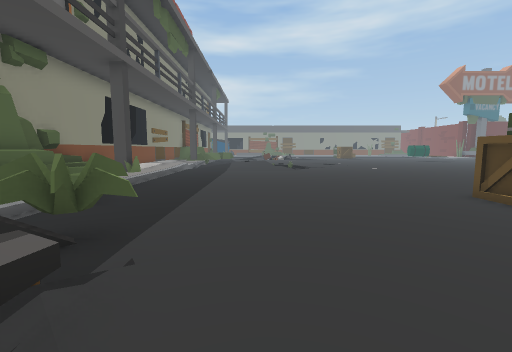
[1] (above)

24 first-person views from a walk through a 3-D level made in the Unity game engine. The camera is 1.2 m above the floor, tilts 6° down and sees 90° across. The floor is counted in squares, 1 m on a side. Each view is taken from the middle of a square. On the plan, view 1 faces up. The plan holds only what a view shows up to about 12 squares ahead; the rest is blank. The place goes on beyond the plan. The player character is not drawn. Some animated figures are not drawn.

[2]
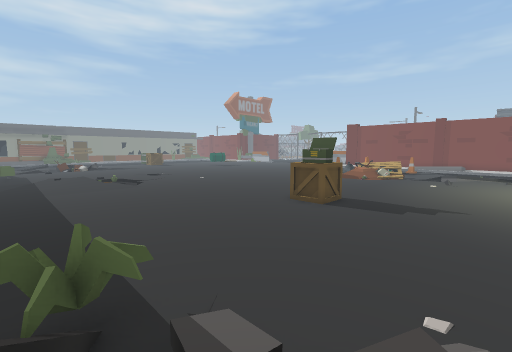

[3]
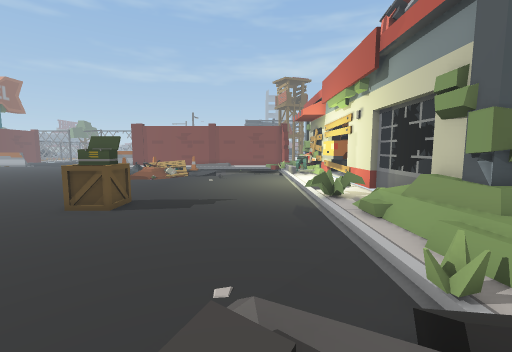

[4]
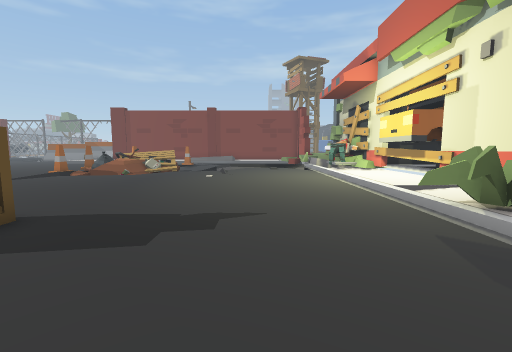

[5]
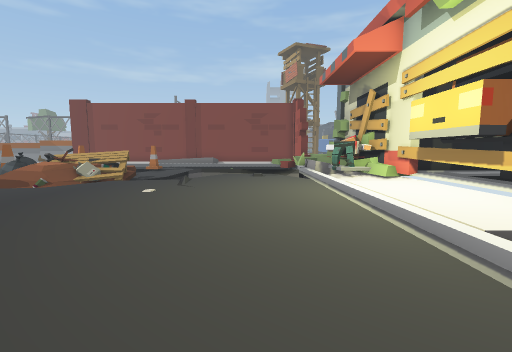

[6]
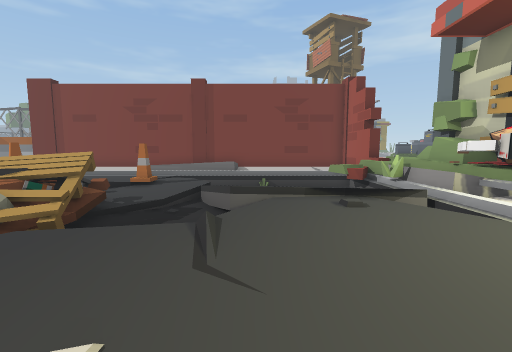

[7]
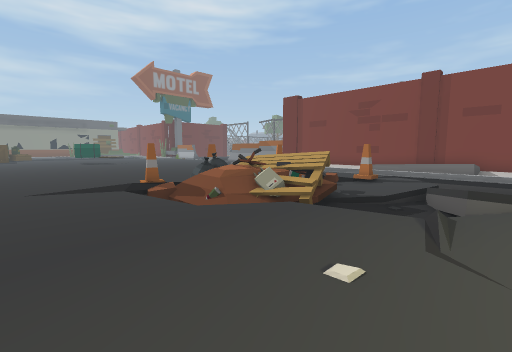

[8]
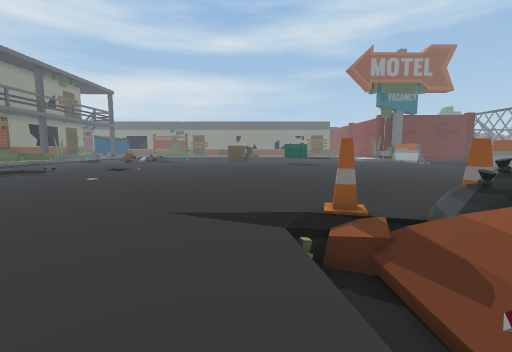

[9]
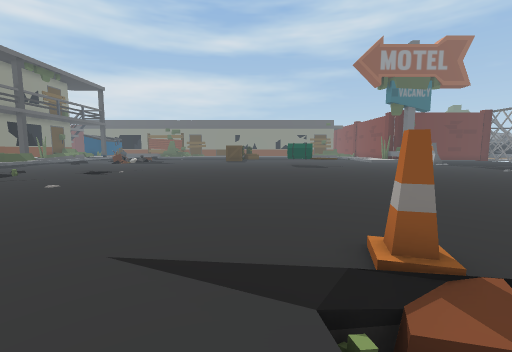

[10]
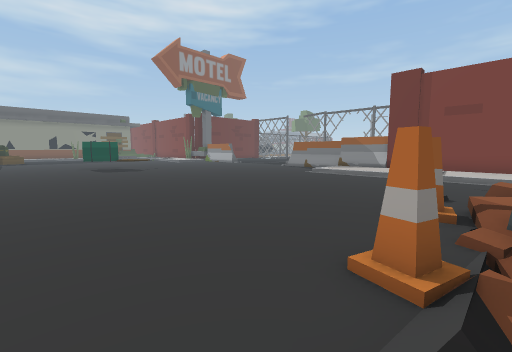

[11]
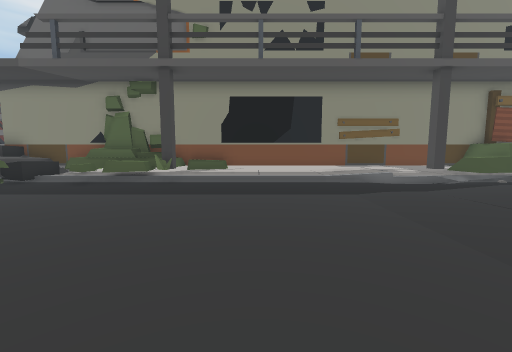

[12]
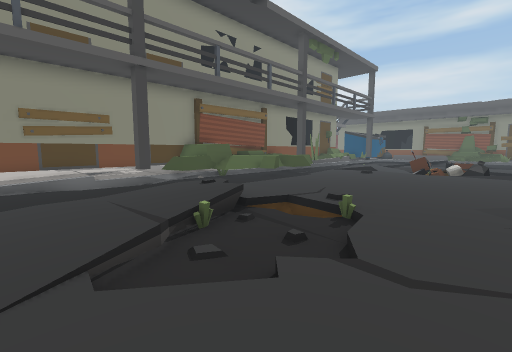

[13]
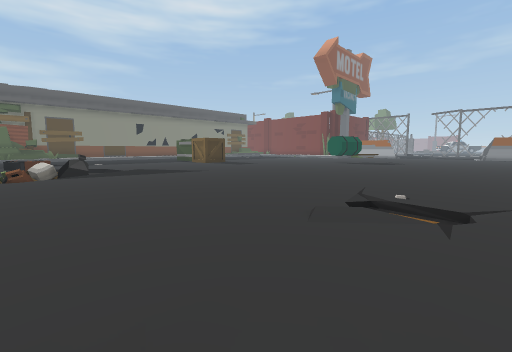

[14]
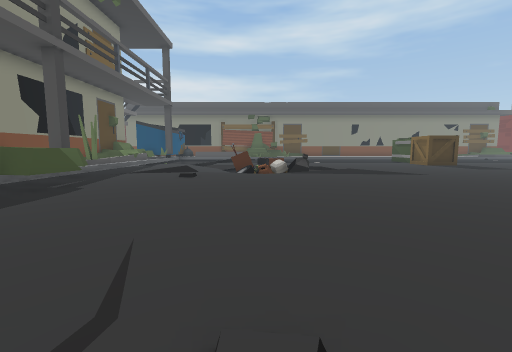

[15]
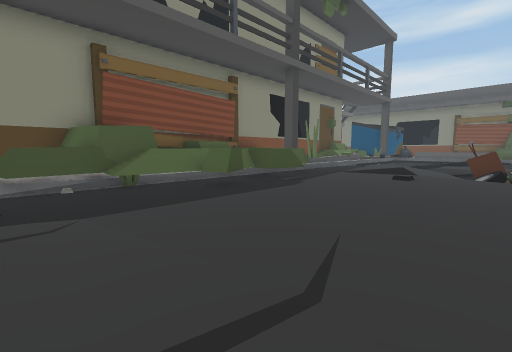

[16]
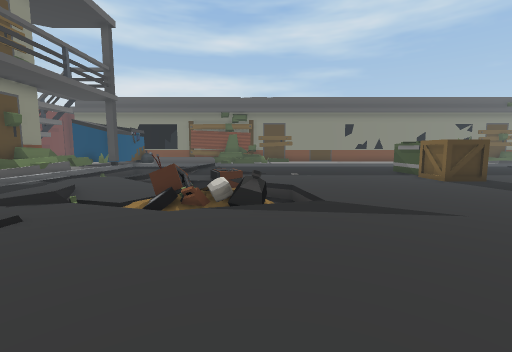

[17]
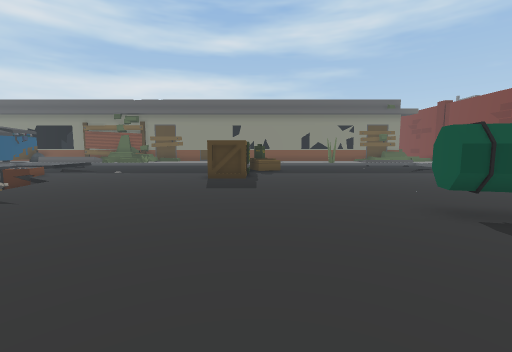

[18]
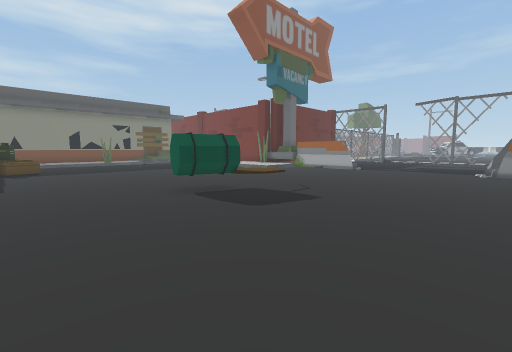

[19]
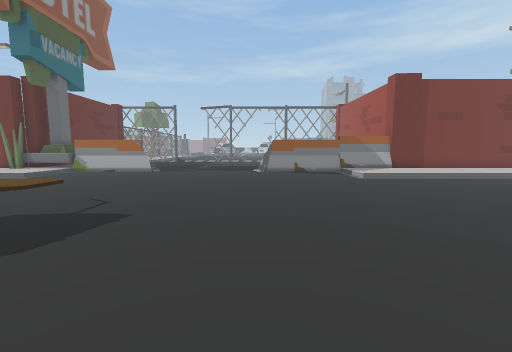

[20]
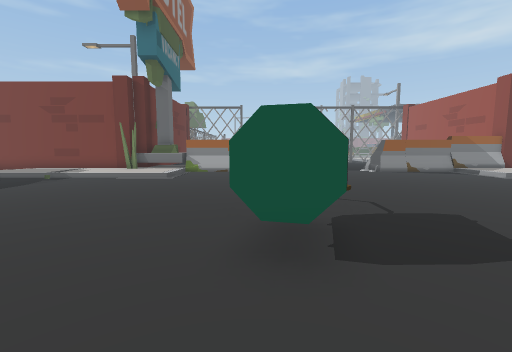

[21]
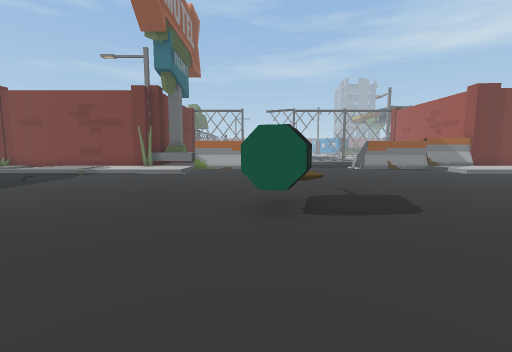

[22]
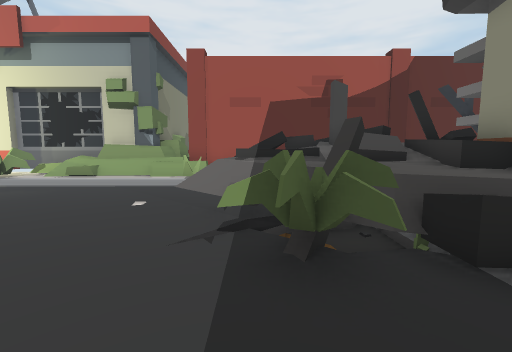

[23]
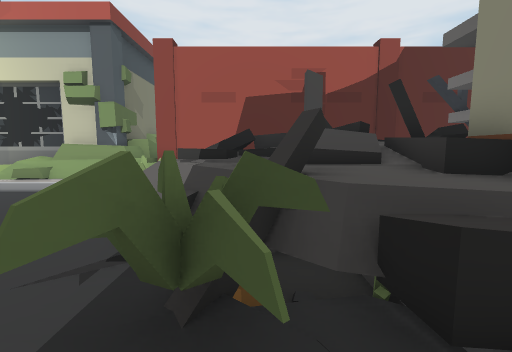

[24]
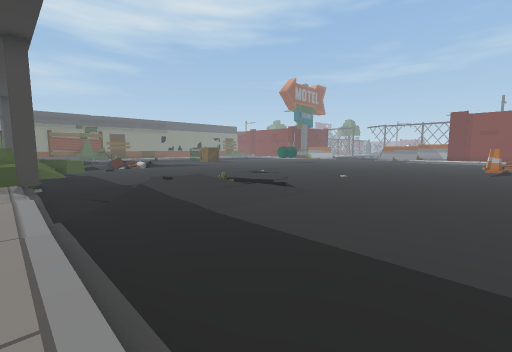

### Floor plan
Key: @ floor where view 1 was taken; # wall or solid block; x gap in a wall; . main floor; : floor 0.25 m higher than the main floor; - floor 0.25 m lower than the main floor; _ floor 0.5 m lower than the main floor; + floor 0.75 m higher than the main floor; / step, stairs or slope; = window, fence, low wall or low ledge; ^ raised ledge; C cone; P pallet; T TV; O other object.
Columns run from 9 left of view 1 to 26 right of it. Each row starts with its distance up from view 1.
 36    #//    .. ........O...    .....
 35    #///// ./ .......OO............::
 34    #//.--/ /T.......OO............::
 33     /..--/  _//...................::
 32   #//..///OO  _...................//
 31   # #.../_ O   .....................
 30   # /.../_     .....................
 29   # //....//////....................
 28    =/^/...................OOO.......
 27    #=./...................OOO.......
 26    #/+=/............................
 25    #/+=.............................
 24    #+/^.............................
 23    #^//.............................
 22    #^/........./....................
 21   ##^=...../...-....................
 20   #:^/....///../....................
 19   #::#..:-=-/.......................
 18   ##:--/::/--/......................
 17    #/-/...///.....................::
 16   ##:/.....//.....................::
 15   #::.............................::
 14   #::.............................::
 13   #::.............................::
 12   #::.........................   . /
 11   #/:....................C.C//....:.
 10   #//................../////:  /..:.
  9   ##/#.................._/ O  C ..
  8    #=...................//  POO ..
  7    #=...........  ....../   PP--..
  6    #=^.........OO......../P.P/--C/
  5    #=..........OO........./ _/--.
  4    #=.=#................../ __///
  3    ##=##..................=__=   //
  2    #+===...................//    //
  1    #/=+//....................
  0    #//+//@...................
 -1    =#////.................../   =
 -2    ###====......#=........//= /===
 -3    = #= #=:::://==..::::///O.O====#
 -4          ++=/// ==:.::::/..OOO==#=#
 -5 ##############+######=###x###O###=
 -6             #####     ## :#
 -7                          :#
 -8                           #

Where each view was taken, in squares from view 1:
view 1: 0 up, 0 right, facing up
view 2: 0 up, 3 left, facing up-right
view 3: 0 up, 3 left, facing right
view 4: 1 up, 3 right, facing right
view 5: 0 up, 7 right, facing right
view 6: 2 up, 13 right, facing right
view 7: 2 up, 12 right, facing up-right
view 8: 6 up, 14 right, facing up
view 9: 8 up, 14 right, facing up
view 10: 10 up, 13 right, facing up-right
view 11: 12 up, 5 right, facing left
view 12: 15 up, 5 right, facing up-left
view 13: 20 up, 2 right, facing up-right
view 14: 20 up, 2 right, facing up
view 15: 20 up, 2 right, facing up-left
view 16: 24 up, 4 right, facing up
view 17: 23 up, 13 right, facing up
view 18: 21 up, 13 right, facing up-right
view 19: 22 up, 14 right, facing right
view 20: 28 up, 14 right, facing right
view 21: 28 up, 12 right, facing right
view 22: 6 up, 2 left, facing down
view 23: 5 up, 3 left, facing down
view 24: 10 up, 5 left, facing up-right
